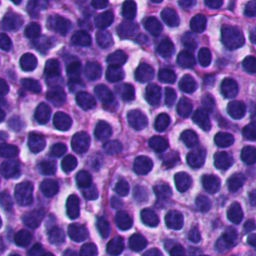
#> input picture dataset/example/e01.png, 256 x 256 px
$ python -i main.py   (imports and definitions only)
#> lines starting #> are read from the running program, lines starting #| are printed output that depends on the picture; after the words box and inside, x2 and y2 are one past the last pixel; in counts of white or black regions, pixels touching at a corner belong together
#> further down, picture is the input picture: shape (256, 256, 3); mean B, G, R 160.1, 78, 115
# pathology_classification.py

import os
import glob
import cv2
import numpy as np
import pandas as pd

# ----------------------------------------------------
# 0. 폴더 기본 경로 설정
# ----------------------------------------------------
BASE_DIR = "dataset"

# ----------------------------------------------------
# 1. Feature Extraction
# ----------------------------------------------------
import cv2
import numpy as np

def extract_features(img_bgr):
    """
    입력: BGR 이미지 (cv2.imread 결과)
    출력: dict 형태의 특징 값들
        {
            "tissue_ratio": float,
            "mean_s": float,
            "mean_v": float,
            "morph_ratio": float,
            "dark_ratio": float,
            "bright_ratio": float,
        }
    """

    h_img, w_img = img_bgr.shape[:2]
#> h_img = 256; w_img = 256
    total_pixels = h_img * w_img
#> total_pixels = 65536

    # --- 1) BGR → HSV ---
    hsv = cv2.cvtColor(img_bgr, cv2.COLOR_BGR2HSV)
#> hsv: shape (256, 256, 3); mean H, S, V 133.4, 141, 160.1
    h, s, v = cv2.split(hsv)
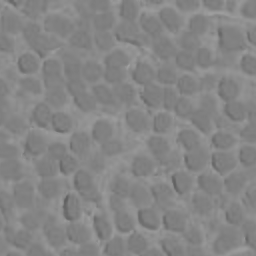
#> h: shape (256, 256); min 96, max 160, mean 133.4
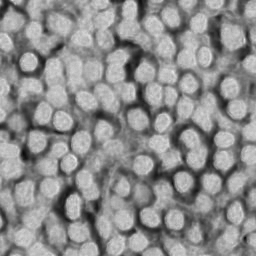
#> s: shape (256, 256); min 9, max 231, mean 141
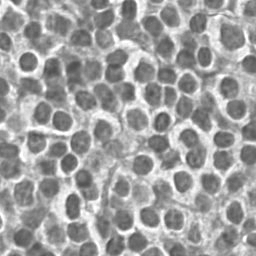
#> v: shape (256, 256); min 68, max 255, mean 160.1

    # --- 2) Tissue mask (조직 픽셀 추출) ---
    #   - 채도(s)가 너무 낮으면 거의 흰 배경
    #   - 밝기(v)가 너무 높으면 배경/글라스 쪽일 확률↑
    #   → 적당한 기준으로 tissue 영역 정의
    tissue_mask = (s > 30) & (v < 240)    # 필요하면 threshold 조정
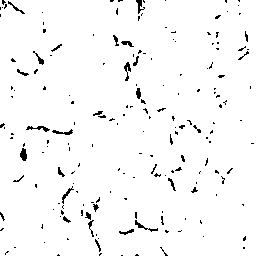
#> tissue_mask: shape (256, 256) bool; 97% white; black in thin lines or dots

    tissue_pixels = int(tissue_mask.sum())
#> tissue_pixels = 63552
    tissue_ratio = tissue_pixels / float(total_pixels)
#> tissue_ratio = 0.97

    # --- 3) mean S, mean V (조직 기준) ---
    if tissue_pixels > 0:
        mean_s = float(s[tissue_mask].mean())  # 0~255
#> mean_s = 143.6
        mean_v = float(v[tissue_mask].mean())  # 0~255
#> mean_v = 157.5
    else:
        # 조직이 거의 없으면 전체 평균으로 fallback
        mean_s = float(s.mean())
        mean_v = float(v.mean())

    # --- 4) Dark / Bright ratio (조직 내 밝기 분포) ---
    # threshold는 대충 예시이므로 example 보고 튜닝하면 됨
    if tissue_pixels > 0:
        v_tissue = v[tissue_mask]

        dark_threshold = 50      # V < 50 이면 매우 어두운 픽셀
        bright_threshold = 210   # V > 210 이면 매우 밝은 픽셀

        dark_ratio = float((v_tissue < dark_threshold).mean())
#> dark_ratio = 0
        bright_ratio = float((v_tissue > bright_threshold).mean())
#> bright_ratio = 0.12
    else:
        dark_ratio = 0.0
        bright_ratio = 0.0

    # --- 5) Edge 기반 morphology 비율 (morph_ratio) ---
    #   - Gray로 변환 후 Canny edge
    #   - 조직 영역 내에서 edge가 차지하는 비율
    gray = cv2.cvtColor(img_bgr, cv2.COLOR_BGR2GRAY)
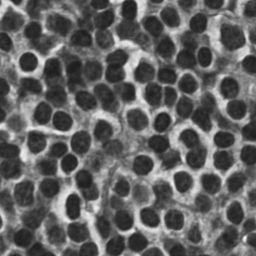
#> gray: shape (256, 256); min 27, max 244, mean 98.4
    edges = cv2.Canny(gray, 50, 150)
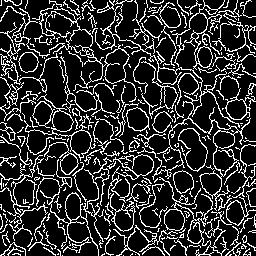
#> edges: shape (256, 256); 19.3% white in thin lines or dots

    if tissue_pixels > 0:
        edge_in_tissue = np.logical_and(edges > 0, tissue_mask)
#> edge_in_tissue: shape (256, 256) bool; 19.2% white in thin lines or dots
        morph_ratio = float(edge_in_tissue.sum() / tissue_pixels)
#> morph_ratio = 0.198
    else:
        morph_ratio = 0.0

    features = {
        "tissue_ratio": tissue_ratio,
        "mean_s": mean_s,
        "mean_v": mean_v,
        "morph_ratio": morph_ratio,
        "dark_ratio": dark_ratio,
        "bright_ratio": bright_ratio,
    }
#> features = {'tissue_ratio': 0.97, 'mean_s': 143.6, 'mean_v': 157.5, 'morph_ratio': 0.198, 'dark_ratio': 0, 'bright_ratio': 0.12}

    return features

# ----------------------------------------------------
# 2. Rule-based Classifier
# ----------------------------------------------------
# [123 lines left out: functions classify_patch_by_rules, evaluate_on_example, generate_predict_for_test, not called in this run]


# ----------------------------------------------------
# 5. main
# ----------------------------------------------------
# [6 lines not run here, left out]

>>> import cv2
>>> picture = cv2.imread('dataset/example/e01.png')
>>> result = extract_features(picture)
#> result has the same summary as features in extract_features

$ run again, on dataset/example/e05.png
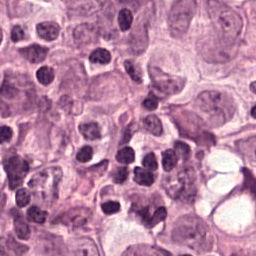
#> input picture dataset/example/e05.png, 256 x 256 px
#> picture is the input picture: shape (256, 256, 3); mean B, G, R 162.9, 130.8, 183
#> hsv: shape (256, 256, 3); mean H, S, V 158, 79.3, 183.3
#> in extract_features, `tissue_mask = (s > 30) & (v < 240)`:
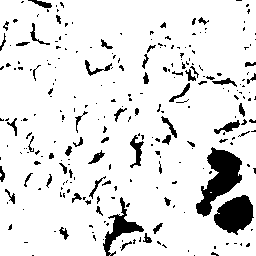
#> tissue_mask: shape (256, 256) bool; 89.2% white; 257 black regions (198 under 20 px), largest, box (x1, y1, x2, y2) and area: (196, 147, 242, 217) 1496, (214, 195, 254, 235) 1053, (103, 197, 144, 256) 637
#> tissue_pixels = 58487
#> tissue_ratio = 0.892
#> mean_s = 84.89
#> mean_v = 175.6
#> dark_ratio = 0
#> bright_ratio = 0.211
#> edges: shape (256, 256); 27.2% white in thin lines or dots
#> in extract_features, `edge_in_tissue = np.logical_and(edges > 0, tissue_mask)`:
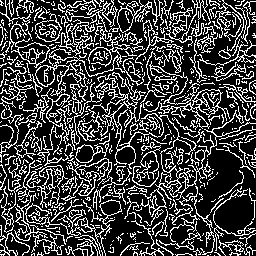
#> edge_in_tissue: shape (256, 256) bool; 26.2% white in thin lines or dots
#> morph_ratio = 0.293
#> features = {'tissue_ratio': 0.892, 'mean_s': 84.89, 'mean_v': 175.6, 'morph_ratio': 0.293, 'dark_ratio': 0, 'bright_ratio': 0.211}
#> result has the same summary as features in extract_features

$ run again, on dataset/example/e06.png
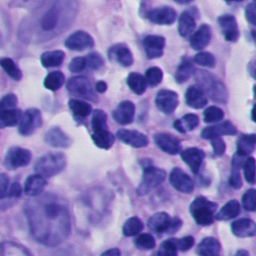
#> input picture dataset/example/e06.png, 256 x 256 px
#> picture is the input picture: shape (256, 256, 3); mean B, G, R 186, 119.2, 134.8
#> hsv: shape (256, 256, 3); mean H, S, V 127.5, 99.8, 186
#> in extract_features, `tissue_mask = (s > 30) & (v < 240)`:
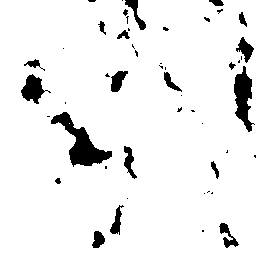
#> tissue_mask: shape (256, 256) bool; 93.1% white; 50 black regions (30 under 20 px), largest, box (x1, y1, x2, y2) and area: (51, 112, 112, 167) 1167, (234, 66, 255, 132) 741, (21, 74, 51, 104) 438
#> tissue_pixels = 61038
#> tissue_ratio = 0.931
#> mean_s = 105.5
#> mean_v = 183.1
#> dark_ratio = 0
#> bright_ratio = 0.203
#> in extract_features, `edges = cv2.Canny(gray, 50, 150)`:
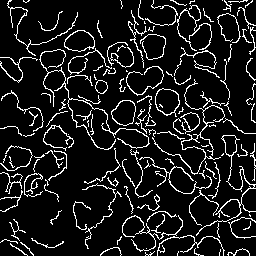
#> edges: shape (256, 256); 11% white in thin lines or dots
#> edge_in_tissue: shape (256, 256) bool; 10.9% white in thin lines or dots
#> morph_ratio = 0.117
#> features = {'tissue_ratio': 0.931, 'mean_s': 105.5, 'mean_v': 183.1, 'morph_ratio': 0.117, 'dark_ratio': 0, 'bright_ratio': 0.203}
#> result has the same summary as features in extract_features

$ run again, on dataset/example/e07.png
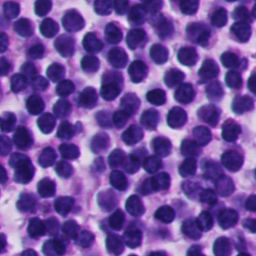
#> input picture dataset/example/e07.png, 256 x 256 px
#> picture is the input picture: shape (256, 256, 3); mean B, G, R 158.2, 79.7, 113.9
#> hsv: shape (256, 256, 3); mean H, S, V 133, 139.6, 158.2
#> in extract_features, `tissue_mask = (s > 30) & (v < 240)`:
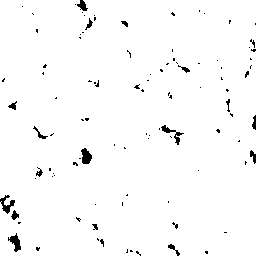
#> tissue_mask: shape (256, 256) bool; 97.9% white; 101 black regions (84 under 20 px), largest, box (x1, y1, x2, y2) and area: (81, 148, 92, 164) 123, (0, 195, 15, 214) 119, (8, 233, 21, 252) 118
#> tissue_pixels = 64132
#> tissue_ratio = 0.979
#> mean_s = 141.9
#> mean_v = 156.6
#> dark_ratio = 0
#> bright_ratio = 0.147
#> in extract_features, `edges = cv2.Canny(gray, 50, 150)`:
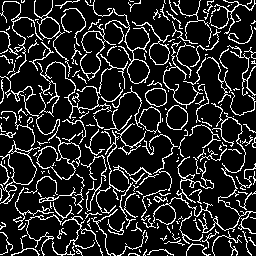
#> edges: shape (256, 256); 15.3% white in thin lines or dots
#> edge_in_tissue: shape (256, 256) bool; 15.3% white in thin lines or dots
#> morph_ratio = 0.156
#> features = {'tissue_ratio': 0.979, 'mean_s': 141.9, 'mean_v': 156.6, 'morph_ratio': 0.156, 'dark_ratio': 0, 'bright_ratio': 0.147}
#> result has the same summary as features in extract_features
